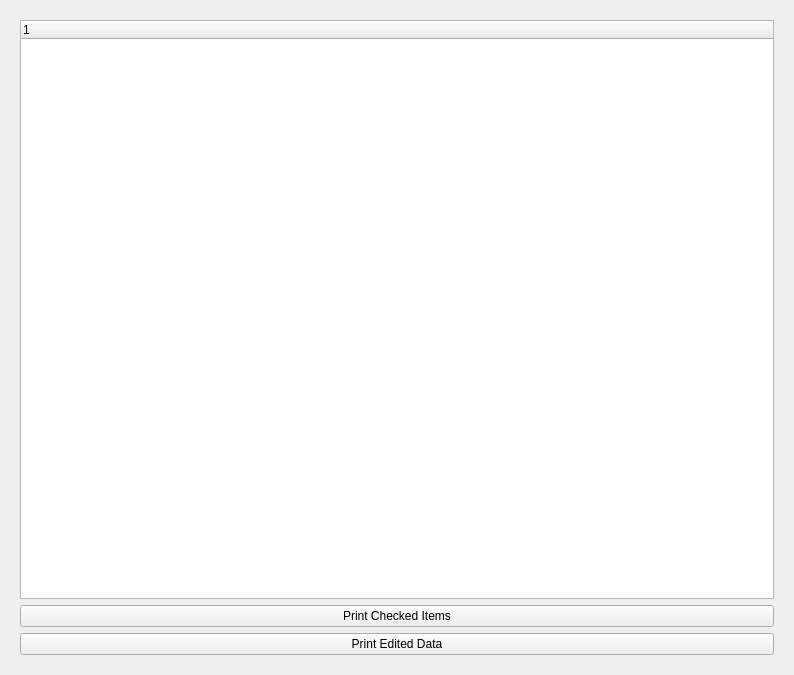
<?xml version="1.0" encoding="UTF-8"?>
<ui version="4.0">
 <class>Form</class>
 <widget class="QWidget" name="Form">
  <property name="geometry">
   <rect>
    <x>0</x>
    <y>0</y>
    <width>794</width>
    <height>675</height>
   </rect>
  </property>
  <property name="windowTitle">
   <string>Form</string>
  </property>
  <layout class="QHBoxLayout" name="horizontalLayout">
   <item>
    <widget class="QWidget" name="widget" native="true">
     <layout class="QVBoxLayout" name="verticalLayout">
      <item>
       <widget class="QTreeWidget" name="treeWidget">
        <column>
         <property name="text">
          <string notr="true">1</string>
         </property>
        </column>
       </widget>
      </item>
      <item>
       <widget class="QPushButton" name="btn_check">
        <property name="text">
         <string>Print Checked Items</string>
        </property>
       </widget>
      </item>
      <item>
       <widget class="QPushButton" name="btn_data">
        <property name="text">
         <string>Print Edited Data</string>
        </property>
       </widget>
      </item>
     </layout>
    </widget>
   </item>
  </layout>
 </widget>
 <resources/>
 <connections/>
</ui>
